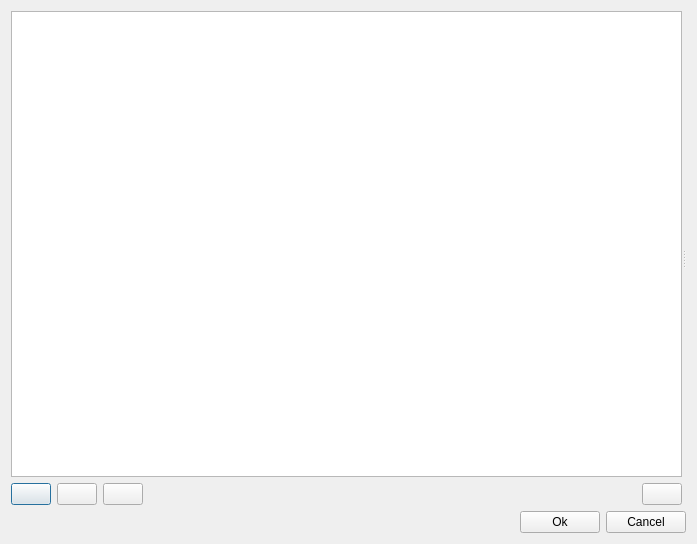
<?xml version="1.0" encoding="UTF-8"?>
<ui version="4.0">
 <class>ezQtAssetProfilesDlg</class>
 <widget class="QDialog" name="ezQtAssetProfilesDlg">
  <property name="geometry">
   <rect>
    <x>0</x>
    <y>0</y>
    <width>697</width>
    <height>544</height>
   </rect>
  </property>
  <property name="windowTitle">
   <string>Asset Profiles</string>
  </property>
  <property name="windowIcon">
   <iconset resource="../QtResources/resources.qrc">
    <normaloff>:/EditorFramework/Icons/AssetProfiles16.png</normaloff>:/EditorFramework/Icons/AssetProfiles16.png</iconset>
  </property>
  <layout class="QVBoxLayout" name="verticalLayout_3">
   <item>
    <widget class="QSplitter" name="splitter">
     <property name="orientation">
      <enum>Qt::Horizontal</enum>
     </property>
     <widget class="QWidget" name="layoutWidget">
      <layout class="QVBoxLayout" name="verticalLayout">
       <item>
        <widget class="ezQtDocumentTreeView" name="Tree"/>
       </item>
       <item>
        <layout class="QHBoxLayout" name="horizontalLayout_2">
         <item>
          <widget class="QPushButton" name="AddButton">
           <property name="toolTip">
            <string>Add an asset profile.</string>
           </property>
           <property name="text">
            <string/>
           </property>
           <property name="icon">
            <iconset resource="../../../Tools/Libs/GuiFoundation/QtResources/resources.qrc">
             <normaloff>:/GuiFoundation/Icons/Add16.png</normaloff>:/GuiFoundation/Icons/Add16.png</iconset>
           </property>
          </widget>
         </item>
         <item>
          <widget class="QPushButton" name="DeleteButton">
           <property name="toolTip">
            <string>Remove the selected asset profile.</string>
           </property>
           <property name="text">
            <string/>
           </property>
           <property name="icon">
            <iconset resource="../../../Tools/Libs/GuiFoundation/QtResources/resources.qrc">
             <normaloff>:/GuiFoundation/Icons/Delete16.png</normaloff>:/GuiFoundation/Icons/Delete16.png</iconset>
           </property>
          </widget>
         </item>
         <item>
          <widget class="QPushButton" name="RenameButton">
           <property name="toolTip">
            <string>Rename the selected asset profile.</string>
           </property>
           <property name="text">
            <string/>
           </property>
           <property name="icon">
            <iconset resource="../../../Tools/Libs/GuiFoundation/QtResources/resources.qrc">
             <normaloff>:/GuiFoundation/Icons/Rename16.png</normaloff>:/GuiFoundation/Icons/Rename16.png</iconset>
           </property>
          </widget>
         </item>
         <item>
          <spacer name="horizontalSpacer_2">
           <property name="orientation">
            <enum>Qt::Horizontal</enum>
           </property>
           <property name="sizeHint" stdset="0">
            <size>
             <width>40</width>
             <height>20</height>
            </size>
           </property>
          </spacer>
         </item>
         <item>
          <widget class="QPushButton" name="SwitchToButton">
           <property name="toolTip">
            <string>Switch to the selected asset profile.</string>
           </property>
           <property name="text">
            <string/>
           </property>
           <property name="icon">
            <iconset resource="../QtResources/resources.qrc">
             <normaloff>:/EditorFramework/Icons/AssetProfiles16.png</normaloff>:/EditorFramework/Icons/AssetProfiles16.png</iconset>
           </property>
          </widget>
         </item>
        </layout>
       </item>
      </layout>
     </widget>
     <widget class="QWidget" name="layoutWidget1">
      <layout class="QVBoxLayout" name="verticalLayout_2">
       <item>
        <widget class="ezQtPropertyGridWidget" name="Properties" native="true"/>
       </item>
      </layout>
     </widget>
    </widget>
   </item>
   <item>
    <layout class="QHBoxLayout" name="horizontalLayout">
     <item>
      <spacer name="horizontalSpacer">
       <property name="orientation">
        <enum>Qt::Horizontal</enum>
       </property>
       <property name="sizeHint" stdset="0">
        <size>
         <width>40</width>
         <height>20</height>
        </size>
       </property>
      </spacer>
     </item>
     <item>
      <widget class="QPushButton" name="ButtonOk">
       <property name="text">
        <string>Ok</string>
       </property>
       <property name="autoDefault">
        <bool>false</bool>
       </property>
      </widget>
     </item>
     <item>
      <widget class="QPushButton" name="ButtonCancel">
       <property name="text">
        <string>Cancel</string>
       </property>
       <property name="autoDefault">
        <bool>false</bool>
       </property>
      </widget>
     </item>
    </layout>
   </item>
  </layout>
 </widget>
 <customwidgets>
  <customwidget>
   <class>ezQtPropertyGridWidget</class>
   <extends>QWidget</extends>
   <header location="global">GuiFoundation/PropertyGrid/PropertyGridWidget.moc.h</header>
   <container>1</container>
  </customwidget>
  <customwidget>
   <class>ezQtDocumentTreeView</class>
   <extends>QTreeView</extends>
   <header location="global">EditorFramework/GUI/RawDocumentTreeWidget.moc.h</header>
  </customwidget>
 </customwidgets>
 <resources>
  <include location="../../../Tools/Libs/GuiFoundation/QtResources/resources.qrc"/>
  <include location="../QtResources/resources.qrc"/>
 </resources>
 <connections/>
</ui>
